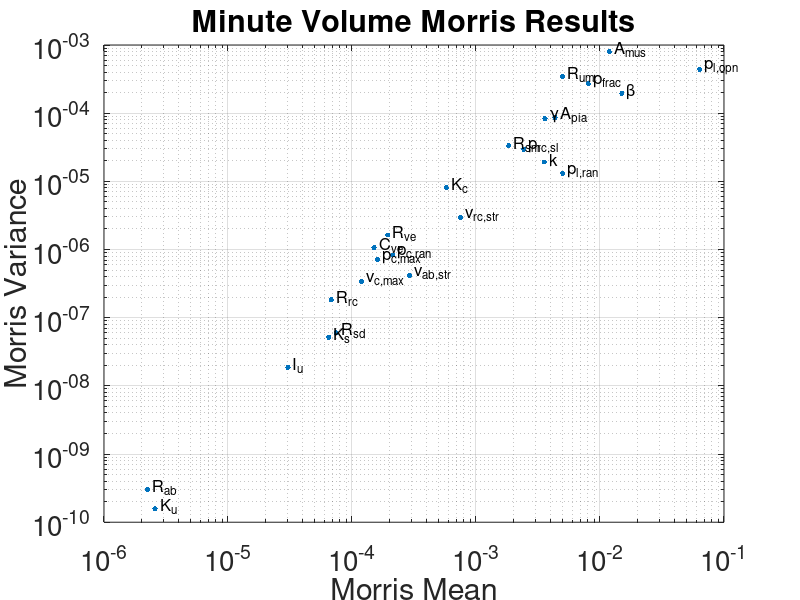
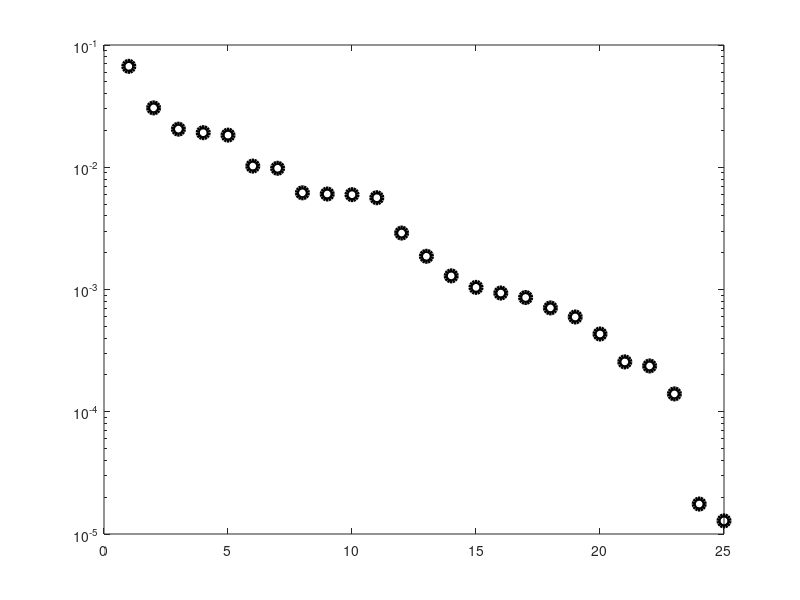

Write MATLAB code to recreate these figures, in order. (Note: this script raises an error after producing the figures.)
%% Analyze the results from Morris screening
clear; clc; close all;
%%
% Load in the Morris results
load('Morris_results_VE.mat');
% For plotting, it can be useful to put all the parameter variable names
% here
Names={'TLC','RV','p_{l,opn}','p_{l,ran}','\beta',...
    '\gamma','k','v_{rc,str}','v_{ab,str}','p_{rc,sl}',...
    'RR','f','T','p_{frac}','A_{pia}',...
    'A_{mus}','R_{sm}','R_{sd}','K_s','R_{um}',...
    'K_u','I_u','p_{c,max}','p_{c,ran}','K_c',...
    'v_{c,max}','C_{ve}','R_{ve}','R_{rc}','R_{ab}'};


% Define these two values or load them from your Morris results
p = length(par_ids);  % NUMBER OF PARAMETERS (typically the size of 'par_ids' if you have a subset)
r = size(d,1);        % NUMBER OF MORRIS SAMPLES (first dimension of 'd' cell)

% If you specified a cell of names, you can use this line to help with
% plotting
par_names = Names(par_ids);
%% If you have multiple outputs, pick which outputs you want to use
%  when computing your morris indices, e.g., d{i}(:,ids);
ids = [1]; 

% Construct a vector for average (mu) and sample variance (s2)
% Note that this will store the values for all parameters (first index) AND
% all outputs considered in the sensitivity analysis (second index)
mu_all     = zeros(length(par_ids),length(ids));
s2_all     = zeros(length(par_ids),length(ids));
mustar_all = zeros(length(par_ids),length(ids));
output_counter = 1; %Index for storing each outputs sensitivity
% Now loop over all the outputs you want Morris effects on (e.g., pressure,
% flow)
for ii=ids
    mu_star = zeros(1,p); mu = zeros(1,p);
    s2 = zeros(1,p);
    
    % NOTE: if using a PDE or DAE system, you might have system crashes, so
    % be sure to account for this. r_counter incremenets the number of
    % successful solutions
    r_counter = 0; 

    % Inner loop over number of parameters (p) and number of samples (r)
    for i=1:p
        for j=1:r
            if ~isempty(d{j,i}) % Only get non-crash solutions
                % If you have a time dependent output, specify how you want
                % to construct d. Here is an example using the 2-norm

%                 mu_star(i) = mu_star(i) + norm(abs(d{j,i}(ii,:)),2); 
%                 mu(i)      = mu(i) + norm(d{j,i}(ii,:),2);

                % If your output is static, use this (can also replace with
                % max, min, mean of signal)
                mu_star(i) = mu_star(i) + abs(d{j,i}(ii,:)); 
                mu(i)      = mu(i) + d{j,i}(ii,:);

                % Increment for successful solutions
                r_counter = r_counter+1;
            end
        end
        % Now calculate the mean from the above loop
        mu_star(i) = (1./r_counter).*mu_star(i); 
        mu(i)      = (1./r_counter).*mu(i);
    end

    for i=1:p
        for j=1:r
            if ~isempty(d{j,i})
                % If you have a time dependent output, specify how you want
                % to construct d. Here is an example using the 2-norm
%                 s2(i) = s2(i) + (norm(d{j,i}(ii,:),2) - mu(i)).^2;
                
                % For scalar, see above as before
                s2(i) = s2(i) + (d{j,i}(ii,:) - mu(i)).^2;
            end
        end
        % Calculate the sample variance
        s2(i) = s2(i)./(r_counter-1);
    end

    % This is a scalar representation of parameter importance (See Colebank
    % and Chesler 2022 for discussion on this index.
    morris_rank = sqrt(mu_star.^2+s2);
    
    %Calculate average morris rank value
    avgmor=mean(morris_rank);
    median_morris=median(morris_rank);

    %Find and save influential parameters
    idxparVE=find(morris_rank>avgmor);
    infparVE=morris_rank(idxparVE);
    infnamesVE=par_names(idxparVE);
    idxparVE=[];
    for l=1:length(infnamesVE)
        index=find(strcmp(Names,infnamesVE{l}));
        idxparVE=[idxparVE index];
    end
    infnamesVE=Names(idxparVE);
    currentFile = sprintf('Inf_Pars_VE.mat');
    save(currentFile,"idxparVE","infnamesVE","infparVE");
    save VEMorris.mat
    
    % Now plot mu* vs s2
    figure(ii);
    set(gcf,'Position',[1 1 500 500]);
    loglog(mu_star,s2,'.','MarkerSize',12);
    % If you provided parameter names in the top of the script use this
    text(mu_star*1.1,s2.*1.1,par_names,'FontSize',12);
    set(gca,'FontSize',20);
    ylabel('Morris Variance');
    xlabel('Morris Mean');
    title('Minute Volume Morris Results');
    grid on;
    saveas(gcf,'VE_Morris_Results.fig');

    % Plot ranking
    fig=figure(1000+ii);
    set(gcf,'Position',[501 50 1350 500]);
    [rank_val,rank_loc] = sort(morris_rank,'descend');
    semilogy(rank_val,'ok','LineWidth',3,'MarkerSize',8);
    tex=annotation('textbox','String','B');
    tex.Parent=fig.CurrentAxes;
    tex.Position=[0 .2 3 0.1];
    tex.FontSize=24;
    tex.FontWeight='bold';
    tex.LineStyle="none";

    yline(avgmor,'LineWidth',2);
    xticks(1:length(par_ids));
    xticklabels(par_names(rank_loc)); % If you provided Names, use this line
    xtickangle(-30);
    set(gca,'FontSize',20);
    ylabel('Morris Indices for $\dot{V}_E$','interpreter','latex',"FontSize",30);
    grid on;
    saveas(gcf,'VE_Morris_Indices.fig');
    saveas(gcf,'VE_Morris_Indices.eps');
    saveas(gcf,'VE_Morris_Indices.svg');
    % Store the sensitivity for output ii
    mu_all(:,output_counter) = mu;
    s2_all(:,output_counter) = s2;
    mustar_all(:,output_counter) = mu_star;
    output_counter = output_counter+1;
    
end